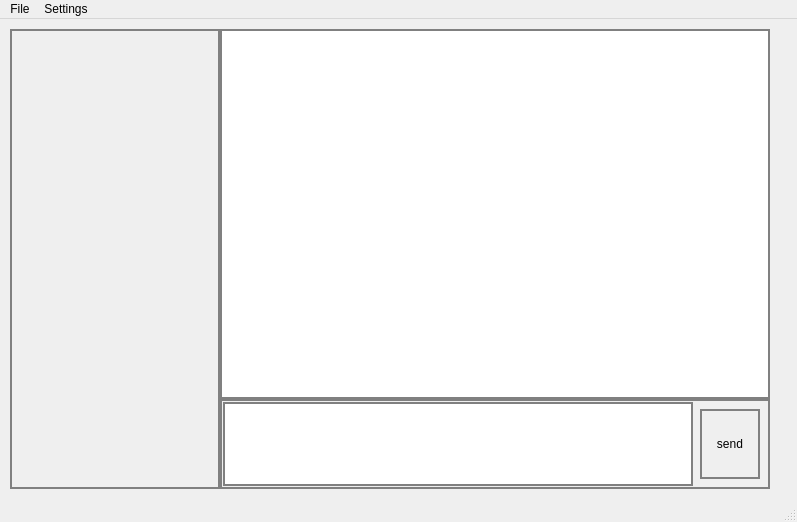
<?xml version="1.0" encoding="UTF-8"?>
<ui version="4.0">
 <class>MainWindow</class>
 <widget class="QMainWindow" name="MainWindow">
  <property name="geometry">
   <rect>
    <x>0</x>
    <y>0</y>
    <width>797</width>
    <height>522</height>
   </rect>
  </property>
  <property name="windowTitle">
   <string>MainWindow</string>
  </property>
  <widget class="QWidget" name="centralwidget">
   <widget class="QFrame" name="frame">
    <property name="geometry">
     <rect>
      <x>10</x>
      <y>10</y>
      <width>210</width>
      <height>460</height>
     </rect>
    </property>
    <property name="styleSheet">
     <string notr="true">border: 2px solid gray</string>
    </property>
    <property name="frameShape">
     <enum>QFrame::StyledPanel</enum>
    </property>
    <property name="frameShadow">
     <enum>QFrame::Raised</enum>
    </property>
   </widget>
   <widget class="QFrame" name="frame_2">
    <property name="geometry">
     <rect>
      <x>220</x>
      <y>10</y>
      <width>550</width>
      <height>370</height>
     </rect>
    </property>
    <property name="styleSheet">
     <string notr="true">border: 2px solid gray</string>
    </property>
    <property name="frameShape">
     <enum>QFrame::StyledPanel</enum>
    </property>
    <property name="frameShadow">
     <enum>QFrame::Raised</enum>
    </property>
    <widget class="QTextBrowser" name="textBrowser">
     <property name="geometry">
      <rect>
       <x>0</x>
       <y>0</y>
       <width>550</width>
       <height>370</height>
      </rect>
     </property>
    </widget>
   </widget>
   <widget class="QFrame" name="frame_3">
    <property name="geometry">
     <rect>
      <x>220</x>
      <y>380</y>
      <width>550</width>
      <height>90</height>
     </rect>
    </property>
    <property name="styleSheet">
     <string notr="true">border: 2px solid gray</string>
    </property>
    <property name="frameShape">
     <enum>QFrame::StyledPanel</enum>
    </property>
    <property name="frameShadow">
     <enum>QFrame::Raised</enum>
    </property>
    <widget class="QTextEdit" name="MessageToSend">
     <property name="geometry">
      <rect>
       <x>3</x>
       <y>3</y>
       <width>470</width>
       <height>84</height>
      </rect>
     </property>
    </widget>
    <widget class="QPushButton" name="pushButton">
     <property name="geometry">
      <rect>
       <x>480</x>
       <y>10</y>
       <width>60</width>
       <height>70</height>
      </rect>
     </property>
     <property name="text">
      <string>send</string>
     </property>
    </widget>
   </widget>
  </widget>
  <widget class="QMenuBar" name="menubar">
   <property name="geometry">
    <rect>
     <x>0</x>
     <y>0</y>
     <width>797</width>
     <height>21</height>
    </rect>
   </property>
   <widget class="QMenu" name="menuFile">
    <property name="title">
     <string>File</string>
    </property>
   </widget>
   <widget class="QMenu" name="menuSettings">
    <property name="title">
     <string>Settings</string>
    </property>
   </widget>
   <addaction name="menuFile"/>
   <addaction name="menuSettings"/>
  </widget>
  <widget class="QStatusBar" name="statusbar"/>
 </widget>
 <resources/>
 <connections/>
</ui>
